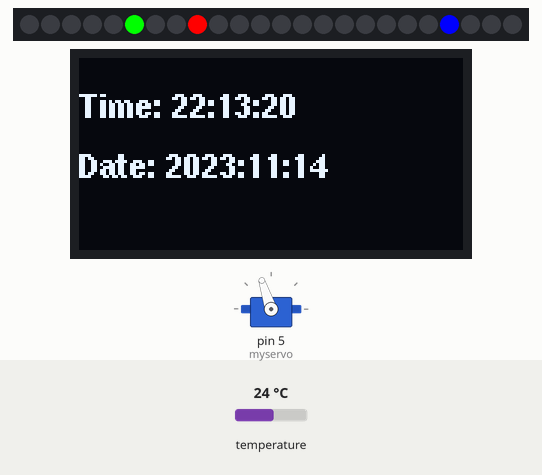
Bench run of a sketch on a simulated Arduino Uno, built with avr-gcc and run on an emulated ATmega328P. Parts: servo, 24 RGB LEDs in strip order, left to right, 128×64 one-colour display. The inputs (shaded band) are chosen by the test bench; at power-on: temperature 24 °C. The local clock reads 2024-03-15 10:24:30 at power-on unless the sketch sets it; what the sketch prints to the serial monitor is not drawn.

Above: at 1.2 s.
1.3 s: temperature set to 12 °C
At 3.1 s:
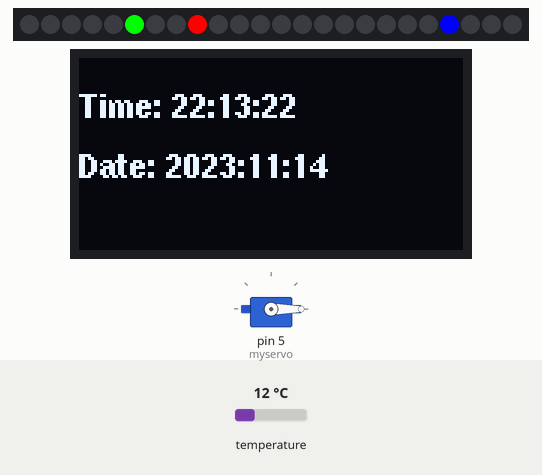
4.3 s: temperature set to 16.1 °C
At 5.2 s:
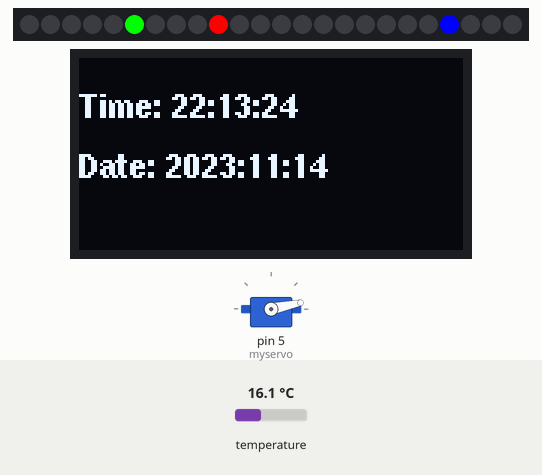
7.3 s: temperature set to 17.4 °C
At 9.9 s:
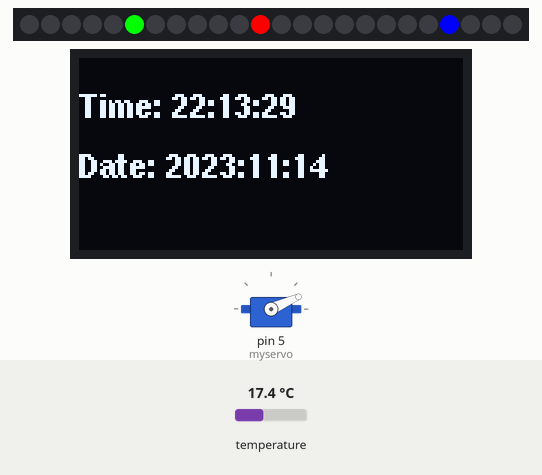
10.3 s: temperature set to 19 °C
At 12.7 s:
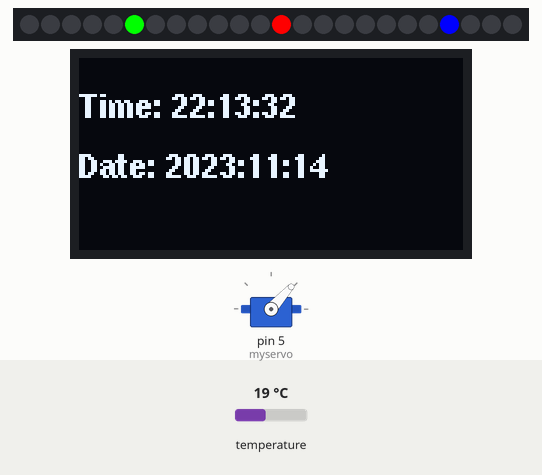
13.3 s: temperature set to 28 °C
At 15.0 s:
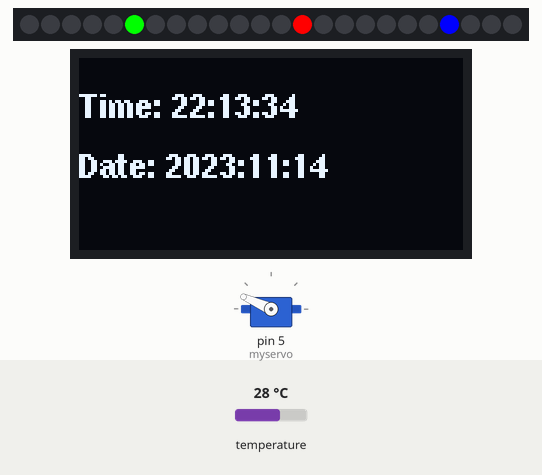
16.3 s: temperature set to 33 °C
At 30.7 s:
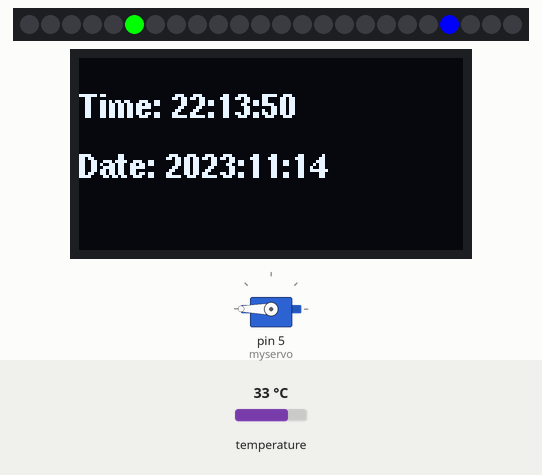
Timing chart, 0 to 32.2 s (numbered marks = the images above; inputs shaded):
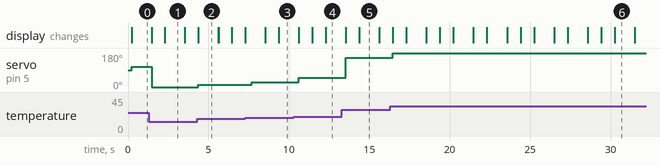

The sketch:

Ovningsprojekt.ino
```cpp
/*
* Name: ovningsprojekt
* Author: Edvin Andersson
* Date: 2025-10-14
* Description: This project uses a ds3231 to measure time and displays the time to an 1306 oled display,
* Further, it measures temprature with ds3231 and displays a mapped value to a 9g-servo-motor,
* It also takes the time and maps it to a 24 pixel neopixel to simulate a analog clock
*/

// Include Libraries
#include <RTClib.h>
#include <Wire.h>
#include <Servo.h>
#include <U8glib.h>
#include <Adafruit_NeoPixel.h>

int ThermistorPin = 2;

// Init constants

// Init global variables

// Construct objects
RTC_DS3231 rtc;
U8GLIB_SSD1306_128X64 u8g(U8G_I2C_OPT_NO_ACK);
Servo myservo;

#define PIN 6
#define NUMPIXELS 24

Adafruit_NeoPixel strip(NUMPIXELS, PIN, NEO_GRB + NEO_KHZ800);


void setup() {

  myservo.attach(5);
  u8g.setFont(u8g_font_helvB08);

  Serial.begin(9600);
  Wire.begin();

  rtc.begin();

  rtc.adjust(DateTime(F(__DATE__), F(__TIME__)));

  strip.begin();
}

void loop() {
  DateTime now = rtc.now();
  float temp = rtc.getTemperature();

  oledWrite(getTime(now), getDate(now));
  servoWrite(getTemp());
  neopixel_clock(now);

  Serial.print(getTime(now));
  Serial.print("      ");
  Serial.println(getDate(now));
  Serial.println(temp);

  delay(200);
}


//This function reads time from an ds3231 module and package the time as a String
//Parameters: Void
//Returns: time in hh:mm:ss as String
String getTime(DateTime n) {
  String timeStr = "";

  if (n.hour() < 10) timeStr += "0";
  timeStr += String(n.hour());
  timeStr += ":";

  if (n.minute() < 10) timeStr += "0";
  timeStr += String(n.minute());
  timeStr += ":";

  if (n.second() < 10) timeStr += "0";
  timeStr += String(n.second());


  return timeStr;
}

String getDate(DateTime n) {
  return String(n.year()) + ":" + String(n.month()) + ":" + String(n.day());
}


/*
* This function takes temprature from ds3231 and returns as a float
*Parameters: Void
*Returns: temperature mapped for the servo
*/
float getTemp() {
  return map(rtc.getTemperature(), 15, 30, 0, 180);
}

/*
* This function takes a string and draws it to an oled display
*Parameters: - text: String to write to display
*Returns: void
*/
void oledWrite(String getTime, String getDate) {
  u8g.firstPage();
  do {
    u8g.drawStr(0, 20, ("Time: " + (getTime)).c_str());
    u8g.drawStr(0, 40, ("Date: " + (getDate)).c_str());
  } while (u8g.nextPage());
}

/*
* takes a temprature value and maps it to corresppnding degree on a servo
*Parameters: mapped temperature value
*Returns: void
*/
void servoWrite(float value) {
  myservo.write(value);
}

/*
* takes the time in seconds, minute and hour and maps it to the correct pixel
*Parameters: time
*Returns: void
*/
void neopixel_clock(DateTime n) {
  float pix_s = n.second() * 0.4;
  int pix_m = n.minute() * 0.4;
  int pix_h = n.hour();
  if (pix_h > 12) {
    pix_h -= 12;
  }
  pix_h *= 2;

  strip.clear();
  strip.setPixelColor(pix_s, strip.Color(255, 0, 0));
  strip.setPixelColor(pix_m, strip.Color(0, 255, 0));
  strip.setPixelColor(pix_h, strip.Color(0, 0, 255));
  strip.show();
}
```

Measured:
- the behaviour switches between 16.8 and 16.9 °C on temperature (found by bisection; images 2 and 3)
- after the input at 1.3 s, servo on pin 5 (myservo): 108° → 0° after 0.17 s
- after the input at 4.3 s, servo on pin 5 (myservo): 0° → 12° after 0.08 s
- after the input at 7.3 s, servo on pin 5 (myservo): 12° → 24° after 0.40 s
- after the input at 10.3 s, servo on pin 5 (myservo): 24° → 48° after 0.32 s
- after the input at 13.3 s, servo on pin 5 (myservo): 48° → 156° after 0.24 s
- after the input at 16.3 s, servo on pin 5 (myservo): 156° → 180° after 0.16 s
